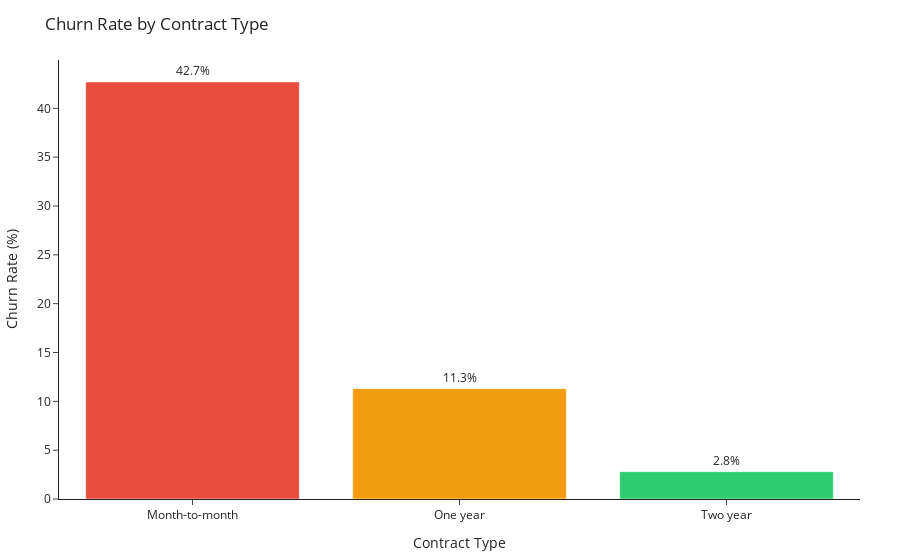

This figure's notebook cell:
### Markdown cell above
## Do Longer Contracts Reduce Churn?

### Code cell
# Aggregate churn by contract type
contract_agg = (
    df.groupby("Contract")
      .agg(customers=("customerID","count"),
           churn_yes=("Churn", lambda s: (s=="Yes").sum()))
      .reset_index()
)
contract_agg["churn_rate"] = (contract_agg["churn_yes"] / contract_agg["customers"] * 100).round(1)

# Bar chart
fig = go.Figure()
fig.add_bar(
    x=contract_agg["Contract"], y=contract_agg["churn_rate"],
    text=contract_agg["churn_rate"].astype(str) + "%",
    textposition="outside", marker_color=["#e74c3c","#f39c12","#2ecc71"],
    hovertemplate="Contract: %{x}<br>Churn Rate: %{y:.1f}%<extra></extra>"
)

fig.update_layout(
    title="Churn Rate by Contract Type",
    xaxis_title="Contract Type",
    yaxis_title="Churn Rate (%)",
    margin=dict(l=40, r=40, t=60, b=40),
    template="simple_white"
)

fig.show()

### Figure 1 — Plotly figure (JSON) as saved in the notebook; plotly's stock layout.template omitted (floating-point values rounded to 4 significant figures)
{"data": [{"hovertemplate": "Contract: %{x}<br>Churn Rate: %{y:.1f}%<extra></extra>", "marker": {"color": ["#e74c3c", "#f39c12", "#2ecc71"]}, "text": ["42.7%", "11.3%", "2.8%"], "textposition": "outside", "type": "bar", "x": ["Month-to-month", "One year", "Two year"], "y": [42.7, 11.3, 2.8]}], "layout": {"margin": {"b": 40, "l": 40, "r": 40, "t": 60}, "title": {"text": "Churn Rate by Contract Type"}, "xaxis": {"title": {"text": "Contract Type"}}, "yaxis": {"title": {"text": "Churn Rate (%)"}}}}
